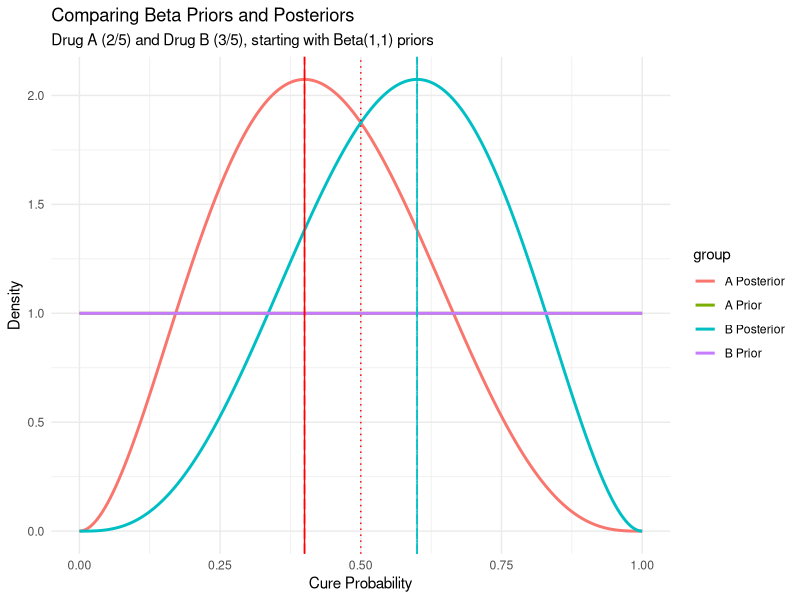

Here is the R script that generated this plot:
## ---- chunk 1
# ---------------------------------------------------------
# 1. Setup: small sample observations
# ---------------------------------------------------------
drugA_observed <- 2  # 2 cures out of 5
drugB_observed <- 3  # 3 cures out of 5
n_per_group <- 5

# "True" cure rates (for illustration only; unknown in real life)
true_pA <- 0.50
true_pB <- 0.60

# Observed proportions from the (tiny) sample
obs_propA <- drugA_observed / n_per_group  # 0.4
obs_propB <- drugB_observed / n_per_group  # 0.6

# ---------------------------------------------------------
# 2. Define Beta(1,1) priors and calculate posteriors
# ---------------------------------------------------------
# Neutral, uniform priors for both drugs (Beta(1,1))
# Posterior = Beta(1 + x, 1 + n - x)

# Drug A: 2 cures, 3 non-cures
alphaA <- 1 + drugA_observed
betaA  <- 1 + (n_per_group - drugA_observed)

# Drug B: 3 cures, 2 non-cures
alphaB <- 1 + drugB_observed
betaB  <- 1 + (n_per_group - drugB_observed)

# Calculate posterior modes (if alpha, beta > 1)
modeA <- if (alphaA > 1 & betaA > 1) (alphaA - 1) / (alphaA + betaA - 2) else NA
modeB <- if (alphaB > 1 & betaB > 1) (alphaB - 1) / (alphaB + betaB - 2) else NA

# ---------------------------------------------------------
# 3. Plot prior vs. posterior for each drug
# ---------------------------------------------------------
library(ggplot2)

x_vals <- seq(0, 1, length.out = 200)

df <- data.frame(
  x = rep(x_vals, 4),
  y = c(
    dbeta(x_vals, 1, 1),                 # A/B Prior (Beta(1,1))
    dbeta(x_vals, alphaA, betaA),        # A Posterior
    dbeta(x_vals, 1, 1),                 # A/B Prior (Beta(1,1)) again
    dbeta(x_vals, alphaB, betaB)         # B Posterior
  ),
  group = rep(c("A Prior", "A Posterior", "B Prior", "B Posterior"),
              each = length(x_vals))
)

p <- ggplot(df, aes(x = x, y = y, color = group)) +
  geom_line(linewidth = 1) +
  # Vertical lines for "true" proportions, observed proportions, and posterior modes
  geom_vline(xintercept = true_pA, color = "red", linetype = "dotted") +
  geom_vline(xintercept = true_pB, color = "#00BFC4", linetype = "dotted") +
  geom_vline(xintercept = obs_propA, color = "red", linetype = "solid") +
  geom_vline(xintercept = obs_propB, color = "#00BFC4", linetype = "solid") +
  geom_vline(xintercept = modeA, color = "red", linetype = "longdash") +
  geom_vline(xintercept = modeB, color = "#00BFC4", linetype = "longdash") +
  labs(
    title    = "Comparing Beta Priors and Posteriors",
    subtitle = "Drug A (2/5) and Drug B (3/5), starting with Beta(1,1) priors",
    x        = "Cure Probability",
    y        = "Density"
  ) +
  theme_minimal()

print(p)
## ---- chunk 2
# ---------------------------------------------------------
# 4. Monte Carlo simulation:
#    How often does Drug B outperform Drug A?
# ---------------------------------------------------------
set.seed(123)
n_sims <- 10000

simA <- rbeta(n_sims, alphaA, betaA)
simB <- rbeta(n_sims, alphaB, betaB)

# Proportion of times B has a higher cure rate than A in simulation
prop_B_better <- mean(simB > simA)
prop_B_better
## ---- chunk 3
# Distribution of differences (B - A):
diff_sim <- simB - simA
summary(diff_sim)
## ---- chunk 4
quantile(diff_sim, probs = c(0.025, 0.5, 0.975))
## ---- chunk 5
# We'll store how often B's outcome is statistically significant vs. A
n_future <- 40    # hypothetical future trial size for each group
alpha_level <- 0.05
significant_B_better <- numeric(n_sims)  # 0/1 for each iteration

for (i in 1:n_sims) {
  # 1) Sample pA, pB from the posterior draws
  pA <- simA[i]
  pB <- simB[i]
  
  # 2) Simulate new binomial data as if we ran a 100-person trial in each arm
  curesA <- rbinom(1, n_future, pA)
  curesB <- rbinom(1, n_future, pB)
  
  # 3) Run a simple two-sample proportion test (chi-square or normal approx)
  test_res <- suppressWarnings(
    prop.test(x = c(curesA, curesB),
              n = c(n_future, n_future),
              alternative = "two.sided")
  )
  
  # 4) Check if B is significantly better. One way is:
  #    - test_res$p.value < alpha_level
  #    - also check the direction of difference (pB > pA)
  
  if (test_res$p.value < alpha_level) {
    # Check which group had higher observed proportion
    if ( (curesB / n_future) > (curesA / n_future) ) {
      significant_B_better[i] <- 1
    }
  }
}

# Proportion of times we get a significant result in favor of B
prop_sig_B <- mean(significant_B_better)
prop_sig_B
## ---- chunk 6
# ---------------------------------------------------------
# 1. function for posterior comparison (density-based)
#    returns the fraction of draws where B > A
# ---------------------------------------------------------
compare_posteriors <- function(a_observed, b_observed, n_each_arm, 
                               prior_alpha = 1, prior_beta = 1, 
                               n_sims = 10000, seed = 123) {
  set.seed(seed)
  
  # posterior parameters for A
  alphaA <- prior_alpha + a_observed
  betaA  <- prior_beta + (n_each_arm - a_observed)
  
  # posterior parameters for B
  alphaB <- prior_alpha + b_observed
  betaB  <- prior_beta + (n_each_arm - b_observed)
  
  # draw random cure probabilities from the posterior
  simA <- rbeta(n_sims, alphaA, betaA)
  simB <- rbeta(n_sims, alphaB, betaB)
  
  # fraction of draws in which B is higher
  mean(simB > simA)
}

# ---------------------------------------------------------
# 2. function for simulating a future trial (power-based)
#    using the posterior means for A & B as "true" p
#    returns fraction of times B significantly better
# ---------------------------------------------------------
simulate_future_trial <- function(a_observed, b_observed, n_each_arm, 
                                  prior_alpha = 1, prior_beta = 1,
                                  future_n = 100, 
                                  n_sims = 10000, alpha_level = 0.05,
                                  seed = 123) {
  set.seed(seed)
  
  # posterior parameters for A
  alphaA <- prior_alpha + a_observed
  betaA  <- prior_beta + (n_each_arm - a_observed)
  
  # posterior parameters for B
  alphaB <- prior_alpha + b_observed
  betaB  <- prior_beta + (n_each_arm - b_observed)
  
  # approximate the "true" pA, pB as the posterior means
  # (another approach: sample from the posterior for each sim)
  pA <- alphaA / (alphaA + betaA)
  pB <- alphaB / (alphaB + betaB)
  
  significant_B_better <- numeric(n_sims)  
  
  for (i in seq_len(n_sims)) {
    # simulate new binomial data for a future trial
    curesA <- rbinom(1, future_n, pA)
    curesB <- rbinom(1, future_n, pB)
    
    # run a two-sample proportion test
    test_res <- prop.test(x = c(curesA, curesB),
                          n = c(future_n, future_n),
                          alternative = "two.sided")
    
    # check significance + direction
    if (test_res$p.value < alpha_level) {
      if ((curesB / future_n) > (curesA / future_n)) {
        significant_B_better[i] <- 1
      }
    }
  }
  
  mean(significant_B_better)
}

# ---------------------------------------------------------
# 3. demonstration at different scales
#    e.g., we start with an original observation:
#      Drug A: 4 out of 10
#      Drug B: 6 out of 10
#    then scale the counts by x2, x5, x10, x20
# ---------------------------------------------------------
multipliers <- c(1, 2, 5, 10, 20)
original_a <- 4
original_b <- 6
original_n <- 10

results_list <- lapply(multipliers, function(m) {
  # scaled data
  a_scaled <- original_a * m
  b_scaled <- original_b * m
  n_scaled <- original_n * m
  
  
  # 1) fraction of draws in which B > A (posterior only)
  frac_density <- compare_posteriors(
    a_observed = a_scaled,
    b_observed = b_scaled,
    n_each_arm = n_scaled,
    prior_alpha = 1, 
    prior_beta = 1,
    n_sims = 10000
  )
  
  # 2) fraction of times a future trial shows B significantly better
  frac_power <- simulate_future_trial(
    a_observed = a_scaled,
    b_observed = b_scaled,
    n_each_arm = n_scaled,
    prior_alpha = 1,
    prior_beta = 1,
    future_n = 40,  # hypothetical new trial size
    n_sims = 10000
  )
  
  data.frame(
    Scale         = m,
    Observed_A    = a_scaled,
    Observed_B    = b_scaled,
    N_per_arm     = n_scaled,
    Posterior_B_Better = round(frac_density, 3),
    Future_Trial_Sig   = round(frac_power, 3)
  )
})

final_results <- do.call(rbind, results_list)
final_results
